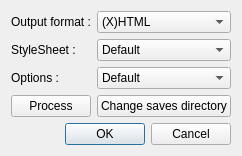
<ui version="4.0" >
 <class>Converter</class>
 <widget class="QDialog" name="Converter" >
  <property name="geometry" >
   <rect>
    <x>0</x>
    <y>0</y>
    <width>235</width>
    <height>156</height>
   </rect>
  </property>
  <property name="windowTitle" >
   <string>Convertisseur</string>
  </property>
  <layout class="QVBoxLayout" >
   <item>
    <layout class="QVBoxLayout" >
     <item>
      <layout class="QGridLayout" >
       <item row="0" column="0" >
        <widget class="QLabel" name="label_2" >
         <property name="text" >
          <string>Output format :</string>
         </property>
        </widget>
       </item>
       <item row="0" column="1" >
        <widget class="QComboBox" name="combo_out" >
         <property name="minimumSize" >
          <size>
           <width>0</width>
           <height>0</height>
          </size>
         </property>
         <property name="currentIndex" >
          <number>0</number>
         </property>
         <property name="modelColumn" >
          <number>0</number>
         </property>
         <item>
          <property name="text" >
           <string>(X)HTML</string>
          </property>
         </item>
         <item>
          <property name="text" >
           <string>LaTeX</string>
          </property>
         </item>
         <item>
          <property name="text" >
           <string>OpenOffice</string>
          </property>
         </item>
         <item>
          <property name="text" >
           <string>Lout</string>
          </property>
         </item>
        </widget>
       </item>
       <item row="1" column="0" >
        <widget class="QLabel" name="label_4" >
         <property name="text" >
          <string>StyleSheet :</string>
         </property>
        </widget>
       </item>
       <item row="1" column="1" >
        <widget class="QComboBox" name="combo_style" >
         <property name="minimumSize" >
          <size>
           <width>0</width>
           <height>0</height>
          </size>
         </property>
         <item>
          <property name="text" >
           <string>Default</string>
          </property>
         </item>
        </widget>
       </item>
       <item row="2" column="0" >
        <widget class="QLabel" name="label_5" >
         <property name="text" >
          <string>Options :</string>
         </property>
        </widget>
       </item>
       <item row="2" column="1" >
        <widget class="QComboBox" name="combo_options" >
         <property name="minimumSize" >
          <size>
           <width>0</width>
           <height>0</height>
          </size>
         </property>
         <item>
          <property name="text" >
           <string>Default</string>
          </property>
         </item>
        </widget>
       </item>
       <item row="3" column="0" >
        <widget class="QPushButton" name="but_process" >
         <property name="text" >
          <string>Process</string>
         </property>
        </widget>
       </item>
       <item row="3" column="1" >
        <widget class="QPushButton" name="changedir" >
         <property name="text" >
          <string>Change saves directory</string>
         </property>
        </widget>
       </item>
      </layout>
     </item>
     <item>
      <widget class="QDialogButtonBox" name="buttonBox" >
       <property name="orientation" >
        <enum>Qt::Horizontal</enum>
       </property>
       <property name="standardButtons" >
        <set>QDialogButtonBox::Cancel|QDialogButtonBox::NoButton|QDialogButtonBox::Ok</set>
       </property>
      </widget>
     </item>
    </layout>
   </item>
  </layout>
 </widget>
 <resources/>
 <connections/>
</ui>
